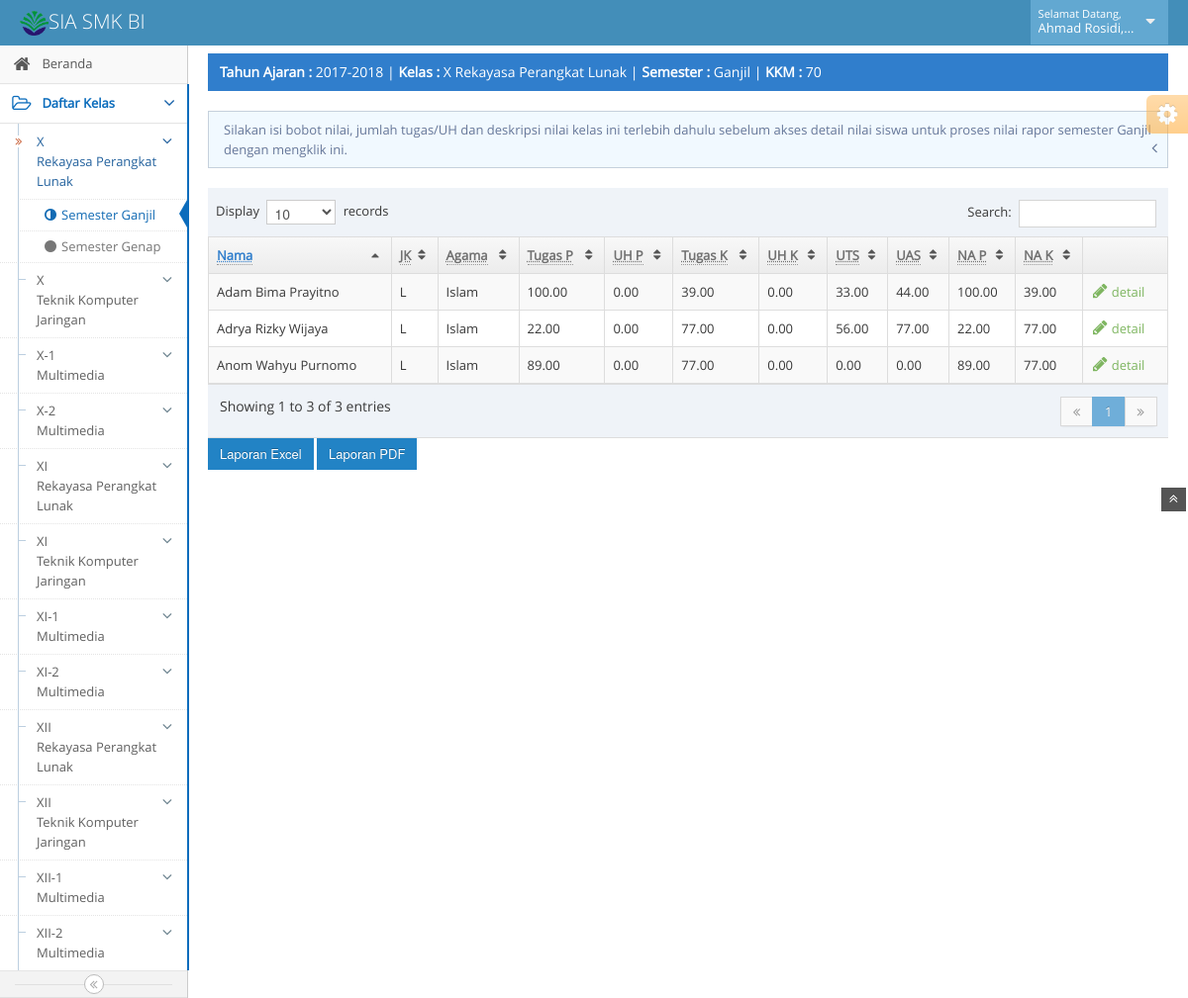
Page /guru/lihatkelas.php?kmp=35&&smt=01 (signed in) on the committed database.
### tables this page shows
CREATE TABLE `guru` (
  `kode_guru` int(4) NOT NULL,
  `nama_guru` varchar(40) NOT NULL,
  `nip` varchar(30) NOT NULL,
  `jk` char(1) NOT NULL,
  `alamat` varchar(90) DEFAULT NULL,
  `no_telp` varchar(16) DEFAULT NULL,
  `status_guru` char(1) NOT NULL,
  `pass` varchar(16) NOT NULL
);

CREATE TABLE `mpelajaran` (
  `kode_mp` int(10) NOT NULL,
  `nama_mp` varchar(75) NOT NULL,
  `kkm` int(3) NOT NULL,
  `muatan` varchar(20) NOT NULL,
  `bobot_tgsp_ga` int(3) NOT NULL,
  `bobot_uhp_ga` int(3) NOT NULL,
  `bobot_tgsk_ga` int(3) NOT NULL,
  `bobot_uhk_ga` int(3) NOT NULL,
  `bobot_tgsp_ge` int(3) NOT NULL,
  `bobot_uhp_ge` int(3) NOT NULL,
  `bobot_tgsk_ge` int(3) NOT NULL,
  `bobot_uhk_ge` int(3) NOT NULL,
  `bobot_uts_ga` int(3) NOT NULL,
  `bobot_uas_ga` int(3) NOT NULL,
  `bobot_uts_ge` int(3) NOT NULL,
  `bobot_uas_ge` int(3) NOT NULL,
  `peng_ga_a` varchar(160) DEFAULT NULL,
  `peng_ga_b` varchar(160) DEFAULT NULL,
  `peng_ga_c` varchar(160) DEFAULT NULL,
  `peng_ga_d` varchar(160) DEFAULT NULL,
  `kete_ga_a` varchar(160) DEFAULT NULL,
  `kete_ga_b` varchar(160) DEFAULT NULL,
  `kete_ga_c` varchar(160) DEFAULT NULL,
  `kete_ga_d` varchar(160) DEFAULT NULL,
  `peng_ge_a` varchar(160) DEFAULT NULL,
  `peng_ge_b` varchar(160) DEFAULT NULL,
  `peng_ge_c` varchar(160) DEFAULT NULL,
  `peng_ge_d` varchar(160) DEFAULT NULL,
  `kete_ge_a` varchar(160) DEFAULT NULL,
  `kete_ge_b` varchar(160) DEFAULT NULL,
  `kete_ge_c` varchar(160) DEFAULT NULL,
  `kete_ge_d` varchar(160) DEFAULT NULL,
  `kode_guru` int(4) NOT NULL,
  `kode_kelas` int(4) NOT NULL
);

CREATE TABLE `kelas` (
  `kode_kelas` int(4) NOT NULL,
  `tahun_ajar` varchar(10) NOT NULL,
  `kelas` varchar(5) NOT NULL,
  `peminatan` varchar(25) NOT NULL
);

CREATE TABLE `siswa` (
  `kode_siswa` int(5) NOT NULL,
  `nis` varchar(16) NOT NULL,
  `nisn` varchar(16) DEFAULT NULL,
  `nama_siswa` varchar(40) NOT NULL,
  `jk` char(1) NOT NULL,
  `agama` varchar(10) NOT NULL,
  `tempat_lahir` varchar(40) DEFAULT NULL,
  `tgl_lahir` char(10) DEFAULT NULL,
  `alamat` varchar(90) DEFAULT NULL,
  `no_telp` varchar(16) DEFAULT NULL,
  `status_siswa` char(1) NOT NULL,
  `pass` varchar(16) NOT NULL
);

CREATE TABLE `nilai` (
  `id` int(20) NOT NULL,
  `semester` varchar(6) NOT NULL,
  `jum_tgs_peng` int(2) NOT NULL,
  `tgs_peng1` decimal(5,2) DEFAULT '0.00',
  `tgs_peng2` decimal(5,2) DEFAULT '0.00',
  `tgs_peng3` decimal(5,2) DEFAULT '0.00',
  `tgs_peng4` decimal(5,2) DEFAULT '0.00',
  `tgs_peng5` decimal(5,2) DEFAULT '0.00',
  `tgs_peng6` decimal(5,2) DEFAULT '0.00',
  `tgs_peng7` decimal(5,2) DEFAULT '0.00',
  `tgs_peng8` decimal(5,2) DEFAULT '0.00',
  `tgs_peng9` decimal(5,2) DEFAULT '0.00',
  `tgs_peng10` decimal(5,2) DEFAULT '0.00',
  `rerata_tgs_peng` decimal(5,2) DEFAULT '0.00',
  `jum_uh_peng` int(1) NOT NULL,
  `uh_peng1` decimal(5,2) DEFAULT '0.00',
  `uh_peng2` decimal(5,2) DEFAULT '0.00',
  `uh_peng3` decimal(5,2) DEFAULT '0.00',
  `uh_peng4` decimal(5,2) DEFAULT '0.00',
  `uh_peng5` decimal(5,2) DEFAULT '0.00',
  `uh_peng6` decimal(5,2) DEFAULT '0.00',
  `rerata_uh_peng` decimal(5,2) DEFAULT '0.00',
  `nilai_peng` decimal(5,2) DEFAULT '0.00',
  `jum_tgs_keter` int(2) NOT NULL,
  `tgs_keter1` decimal(5,2) DEFAULT '0.00',
  `tgs_keter2` decimal(5,2) DEFAULT '0.00',
  `tgs_keter3` decimal(5,2) DEFAULT '0.00',
  `tgs_keter4` decimal(5,2) DEFAULT '0.00',
  `tgs_keter5` decimal(5,2) DEFAULT '0.00',
  `tgs_keter6` decimal(5,2) DEFAULT '0.00',
  `tgs_keter7` decimal(5,2) DEFAULT '0.00',
  `tgs_keter8` decimal(5,2) DEFAULT '0.00',
  `tgs_keter9` decimal(5,2) DEFAULT '0.00',
  `tgs_keter10` decimal(5,2) DEFAULT '0.00',
  `rerata_tgs_keter` decimal(5,2) DEFAULT '0.00',
  `jum_uh_keter` int(1) NOT NULL,
  `uh_keter1` decimal(5,2) DEFAULT '0.00',
  `uh_keter2` decimal(5,2) DEFAULT '0.00',
  `uh_keter3` decimal(5,2) DEFAULT '0.00',
  `uh_keter4` decimal(5,2) DEFAULT '0.00',
  `uh_keter5` decimal(5,2) DEFAULT '0.00',
  `uh_keter6` decimal(5,2) DEFAULT '0.00',
  `rerata_uh_keter` decimal(5,2) DEFAULT '0.00',
  `nilai_keter` decimal(5,2) DEFAULT '0.00',
  `uts` decimal(5,2) DEFAULT NULL,
  `uas` decimal(5,2) DEFAULT NULL,
  `deskripsi` varchar(160) DEFAULT NULL,
  `sikap_ga` varchar(160) DEFAULT NULL,
  `spiritual_ga` varchar(160) DEFAULT NULL,
  `sikap_ge` varchar(160) DEFAULT NULL,
  `spiritual_ge` varchar(160) DEFAULT NULL,
  `peng_ga` varchar(160) DEFAULT NULL,
  `kete_ga` varchar(160) DEFAULT NULL,
  `peng_ge` varchar(160) DEFAULT NULL,
  `kete_ge` varchar(160) DEFAULT NULL,
  `kode_siswa` int(5) NOT NULL,
  `kode_kelas` int(4) NOT NULL,
  `kode_guru` int(4) NOT NULL,
  `kode_mp` int(4) NOT NULL
);

### guru/lihatkelas.php (the view, shortened to what this page needs)
<?php
	include '../config.php';
	$kodemp=$_GET['kmp'];
	$smt=$_GET['smt'];
	$user=$_SESSION['user'];
	$query="select * from guru where nip='$user'";
	$result=mysqli_query($koneksi,$query);
	$data=mysqli_fetch_array($result);
	$nama=$data['nama_guru'];
	$kodeg=$data['kode_guru'];
	$query2="select * from mpelajaran, kelas where mpelajaran.kode_guru='$kodeg' and mpelajaran.kode_kelas=kelas.kode_kelas";
	$result2=mysqli_query($koneksi,$query2);
	$query3="select * from mpelajaran, kelas where mpelajaran.kode_kelas=kelas.kode_kelas and mpelajaran.kode_mp='$kodemp'";
	$result3=mysqli_query($koneksi,$query3);
	$data3=mysqli_fetch_array($result3);
?>
<!DOCTYPE html>
<html lang="en">
	<head>
		<link href="../assets/css/bootstrap.min.css" rel="stylesheet" />
		<link href="../assets/css/bootstrap-responsive.min.css" rel="stylesheet" />
		<link rel="stylesheet" href="../assets/css/font-awesome.min.css" />
		<link rel="stylesheet" href="../assets/css/chosen.css" />
		<link rel="stylesheet" href="../assets/css/ace-fonts.css" />
		<link rel="stylesheet" href="../assets/css/ace.min.css" />
		<link rel="stylesheet" href="../assets/css/ace-responsive.min.css" />
		<link rel="stylesheet" href="../assets/css/ace-skins.min.css" />
	</head>
	<body>
		<div class="navbar">
			<div class="navbar-inner">
				<div class="container-fluid">
					<a href="#" class="brand">
						<small>
							<img src="../assets/images/logobi-25.png" width="15%">SIA SMK BI
						</small>
					</a>
					<ul class="nav ace-nav pull-right">
						<li class="light-blue">
							<a data-toggle="dropdown" href="#" class="dropdown-toggle">
								<span class="user-info">
									<small>Selamat Datang,</small>
									<?php
										echo $nama
									?>
								</span>
								<i class="icon-caret-down"></i>
							</a>
						</li>
					</ul>
				</div>
			</div>
		</div>
		<div class="main-container container-fluid">
			<div class="sidebar" id="sidebar">
				<ul class="nav nav-list">
					<li>
						<a href="guru.php">
							<i class="icon-home"></i>
							<span class="menu-text"> Beranda </span>
						</a>
					</li>
					<li class="active open">
						<a href="#" class="dropdown-toggle">
							<i class="icon-folder-open-alt "></i>
							<span class="menu-text"> Daftar Kelas </span>
							<b class="arrow icon-angle-down"></b>
						</a>
						<ul class="submenu">
						<?php
							while ($datakls=mysqli_fetch_array($result2)) {
								if ($kodemp==$datakls['kode_mp']) {
									echo '<li class="active open">
										<a href="#" class="dropdown-toggle">
											<i class="icon-double-angle-right"></i>';
									echo $datakls['kelas']." <br>".$datakls['peminatan'];
									echo '<b class="arrow icon-angle-down"></b></a>
											<ul class="submenu">';
									if ($smt==01) {
										echo '<li class="active">
												<a href="lihatkelas.php?kmp='.$datakls['kode_mp'].'&&smt=01">
													<i class="icon-adjust"></i>Semester Ganjil
												</a>
											</li>
											<li>
												<a href="lihatkelas.php?kmp='.$datakls['kode_mp'].'&&smt=11">
													<i class="icon-circle"></i>Semester Genap
												</a>
											</li>';
									}
									echo '</ul>
										</li>';
								}else{
									echo '<li>
										<a href="#" class="dropdown-toggle">
											<i class="icon-double-angle-right"></i>';
									echo $datakls['kelas']." <br>".$datakls['peminatan'];
									echo '<b class="arrow icon-angle-down"></b></a>
										<ul class="submenu">';
									echo '<li>
											<a href="lihatkelas.php?kmp='.$datakls['kode_mp'].'&&smt=01">
												<i class="icon-adjust"></i>Semester Ganjil
											</a>
										</li>
										<li>
											<a href="lihatkelas.php?kmp='.$datakls['kode_mp'].'&&smt=11">
												<i class="icon-circle"></i>Semester Genap
											</a>
										</li>
									</ul>
								</li>';
								}
							}
						?>
						</ul>
					</li>
				</ul>
				<div class="sidebar-collapse" id="sidebar-collapse">
					<i class="icon-double-angle-left"></i>
				</div>
			</div>
			<div class="main-content">
				<div class="page-content">
					<div class="row-fluid">
						<div class="span12">
							<div class="row-fluid">
								<div class="table-header">
									<form class="form-inline" method="post" action="#">
										<div class="row-fluid">
										<?php
											$queryta="select kode_kelas, tahun_ajar from kelas order by kode_kelas desc limit 1";
											$ta=mysqli_query($koneksi,$queryta);
											$datata=mysqli_fetch_array($ta);
											$tampilta=$datata['tahun_ajar'];
											echo "<b>Tahun Ajaran :</b> $tampilta | ";
											echo "<b>Kelas :</b> ".$data3['kelas']." ".$data3['peminatan']." | ";
											if ($smt==01) {
												$kodesmt="Ganjil";
											}
											echo "<b>Semester : </b>".$kodesmt." | ";
											echo "<b>KKM : </b>".$data3['kkm'];
										?>
										</div>
									</form>
								</div>
								<div class="accordion" id="accordion2">
										<div class="accordion-group">
											<div class="accordion-heading">
												<a href="#collapseOne" data-parent="#accordion2" data-toggle="collapse" class="accordion-toggle collapsed">
													Silakan isi bobot nilai, jumlah tugas/UH dan deskripsi nilai kelas ini terlebih dahulu sebelum akses detail nilai siswa untuk proses nilai rapor semester
													<?php
														echo $kodesmt
													?>
													dengan mengklik ini.
												</a>
											</div>
													<?php
														$kodekelas=$data3['kode_kelas'];
													?>
										</div>
									</div>
									<table id="tabel-mp" class="table table-striped table-bordered table-hover ">
										<thead>
											<tr>
												<th>
													<abbr title="Nama Siswa" data-rel="tooltip">Nama</abbr>
												</th>
												<th>
													<abbr title="Jenis Kelamin" data-rel="tooltip">JK</abbr>
												</th>
												<th>
													<abbr title="Agama" data-rel="tooltip">Agama</abbr>
												</th>
												<th>
													<abbr title="Rerata Nilai Tugas Pengetahuan" data-rel="tooltip">Tugas P</abbr>
												</th>
												<th>
													<abbr title="Rerata Nilai Ulangan Harian Pengetahuan" data-rel="tooltip">UH P</abbr>
												</th>
												<th>
													<abbr title="Rerata Nilai Tugas Keterampilan" data-rel="tooltip">Tugas K</abbr>
												</th>
												<th>
													<abbr title="Rerata Nilai Ulangan Harian Keterampilan" data-rel="tooltip">UH K</abbr>
												</th>
												<th>
													<abbr title="Nilai Ulangan Tengah Semester" data-rel="tooltip">UTS</abbr>
												</th>
												<th>
													<abbr title="Nilai Ulangan Akhir Semester" data-rel="tooltip">UAS</abbr>
												</th>
												<th>
													<abbr title="Nilai Akhir Pengetahuan" data-rel="tooltip">NA P</abbr>
												</th>
												<th>
													<abbr title="Nilai Akhir Keterampilan" data-rel="tooltip">NA K</abbr>
												</th>
												<th>
												</th>
											</tr>
										</thead>
										<tbody>
											<tr>
											<?php
											    include '../config.php';
												$querytbl="select * from siswa, kelas_siswa, nilai where siswa.kode_siswa=kelas_siswa.kode_siswa and siswa.kode_siswa=nilai.kode_siswa and kelas_siswa.kode_kelas=$kodekelas and nilai.kode_kelas=$kodekelas and nilai.semester='$kodesmt' and nilai.kode_guru=$kodeg";
												$resulttbl=mysqli_query($koneksi,$querytbl);
										    	while ($datatbl=mysqli_fetch_array($resulttbl)) {
										    		echo "<td>".$datatbl['nama_siswa']."</td>
											    		<td>".$datatbl['jk']."</td>
											    		<td>".$datatbl['agama']."</td>
											    		<td>".$datatbl['rerata_tgs_peng']."</td>
											    		<td>".$datatbl['rerata_uh_peng']."</td>
											    		<td>".$datatbl['rerata_tgs_keter']."</td>
											    		<td>".$datatbl['rerata_uh_keter']."</td>
											    		<td>".$datatbl['uts']."</td>
											    		<td>".$datatbl['uas']."</td>
											    		<td>".$datatbl['nilai_peng']."</td>
											    		<td>".$datatbl['nilai_keter']."</td>";
										    		echo '<td class="td-actions">
														<div class="hidden-phone visible-desktop action-buttons">
															<a class="green" href="editnilai.php?kn='.$datatbl["id"].'&&smt='.$smt.'&&kmp='.$kodemp.'">
																<i class="icon-pencil bigger-130"> </i> detail
															</a>
														</div>
														<div class="hidden-desktop visible-phone">
															<ul class="unstyled spaced">
																<li>
																	<a href="editnilai.php?kn='.$datatbl["id"].'&&smt='.$smt.'&&kmp='.$kodemp.'" class="tooltip-success" data-rel="tooltip" title="Detail">
																			<span class="green">
																				<i class="icon-pencil bigger-120"></i>
																			</span>
																	</a>
																</li>
															</ul>
														</div>
													</td>
												</tr>';
										    	}
											?>
											</tbody>
										</table>
									</div>
								<?php
									echo '<form class="inline" action="laporannilai.php?smt='.$smt.'&&kmp='.$kodemp.'" method="POST">'
								?>
								<button class="btn btn-small btn-primary">Laporan Excel</button>
							</form>
							<?php
								echo '<form class="inline" action="laporanpdf.php?smt='.$smt.'&&kmp='.$kodemp.'" method="POST">'
							?>
							<button class="btn btn-small btn-primary"">Laporan PDF </button>
						</form>
		<div class="ace-settings-container" id="ace-settings-container">
			<div class="btn btn-app btn-mini btn-warning ace-settings-btn" id="ace-settings-btn">
				<i class="icon-cog bigger-150"></i>
			</div>
		</div>
		<a href="#" id="btn-scroll-up" class="btn-scroll-up btn btn-small btn-inverse">
			<i class="icon-double-angle-up icon-only bigger-110" title="kembali ke atas"></i>
		</a>
	</body>
</html>

### rows in the picture
guru: nama_guru "Ahmad Rosidi,…"
mpelajaran: kode_kelas.kelas "X", kode_kelas.peminatan "Rekayasa Perangkat Lunak", kkm "70"
mpelajaran: kode_kelas.kelas "X", kode_kelas.peminatan "Teknik Komputer Jaringan"
mpelajaran: kode_kelas.kelas "X-1", kode_kelas.peminatan "Multimedia"
mpelajaran: kode_kelas.kelas "X-2", kode_kelas.peminatan "Multimedia"
mpelajaran: kode_kelas.kelas "XI", kode_kelas.peminatan "Rekayasa Perangkat Lunak"
mpelajaran: kode_kelas.kelas "XI", kode_kelas.peminatan "Teknik Komputer Jaringan"
mpelajaran: kode_kelas.kelas "XI-1", kode_kelas.peminatan "Multimedia"
mpelajaran: kode_kelas.kelas "XI-2", kode_kelas.peminatan "Multimedia"
mpelajaran: kode_kelas.kelas "XII", kode_kelas.peminatan "Rekayasa Perangkat Lunak"
mpelajaran: kode_kelas.kelas "XII", kode_kelas.peminatan "Teknik Komputer Jaringan"
mpelajaran: kode_kelas.kelas "XII-1", kode_kelas.peminatan "Multimedia"
mpelajaran: kode_kelas.kelas "XII-2", kode_kelas.peminatan "Multimedia"
kelas: tahun_ajar "2017-2018"
kelas: kelas "X", peminatan "Rekayasa Perangkat Lunak"
siswa: nama_siswa "Anom Wahyu Purnomo", jk "L", agama "Islam", nilai.rerata_tgs_peng "89.00", nilai.rerata_uh_peng "0.00", nilai.rerata_tgs_keter "77.00", nilai.rerata_uh_keter "0.00", nilai.uts "0.00", nilai.uas "0.00", nilai.nilai_peng "89.00", nilai.nilai_keter "77.00"
siswa: nama_siswa "Adam Bima Prayitno", jk "L", agama "Islam", nilai.rerata_tgs_peng "100.00", nilai.rerata_uh_peng "0.00", nilai.rerata_tgs_keter "39.00", nilai.rerata_uh_keter "0.00", nilai.uts "33.00", nilai.uas "44.00", nilai.nilai_peng "100.00", nilai.nilai_keter "39.00"
siswa: nama_siswa "Adrya Rizky Wijaya", jk "L", agama "Islam", nilai.rerata_tgs_peng "22.00", nilai.rerata_uh_peng "0.00", nilai.rerata_tgs_keter "77.00", nilai.rerata_uh_keter "0.00", nilai.uts "56.00", nilai.uas "77.00", nilai.nilai_peng "22.00", nilai.nilai_keter "77.00"

### other values in the picture
$kodesmt "Ganjil"
